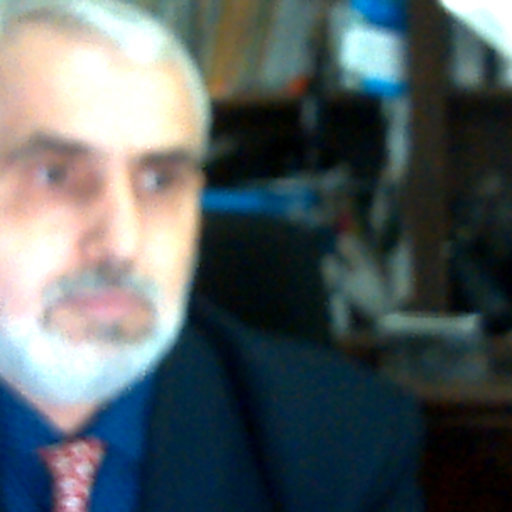
#> input picture An4/Sem1/CAVA/lab/Laborator 4+5/Tema 2/data/dragan.jpeg, 512 x 512 px, found by its file name
$ python run_project.py
#> lines starting #> are read from the running program, lines starting #| are printed output that depends on the picture; long printed decimals are rounded
### An4/Sem1/CAVA/lab/Laborator 2+3/Tema 1/cod/parameters.py
import cv2 as cv


# In aceasta clasa vom stoca detalii legate de algoritm si de imaginea pe care este aplicat.
class Parameters:
    def __init__(self, image_path):
#> called with image_path = './../data/imaginiTest/dragan.jpeg'
        self.image_path = image_path
        self.image = cv.imread(image_path)
#> self.image is the input picture: shape (512, 512, 3); mean B, G, R 98.2, 95.7, 85.9
        if self.image is None:
            print("%s is not valid" % image_path)
            exit(-1)

        self.image_resized = None
        self.small_images_dir = "./../data/colectie/"
        self.image_type = "png"
        self.num_pieces_horizontal = 100
        self.num_pieces_vertical = None
        self.show_small_images = False
        self.layout = "caroiaj"
        self.criterion = "aleator"
        self.hexagon = False
        self.small_images = None

### An4/Sem1/CAVA/lab/Laborator 2+3/Tema 1/cod/build_mosaic.py
import os

import cv2 as cv
import matplotlib.pyplot as plt
import numpy as np
from add_pieces_mosaic import *
from parameters import *


def load_pieces(params: Parameters):
    # citeste toate cele N piese folosite la mozaic din directorul corespunzator
    # toate cele N imagini au aceeasi dimensiune H x W x C, unde:
    # H = inaltime, W = latime, C = nr canale (C=1  gri, C=3 color)
    # functia intoarce pieseMozaic = matrice N x H x W x C in params
    # pieseMoziac[i, :, :, :] reprezinta piesa numarul i

    # citeste imaginile din director
    files = os.listdir(params.small_images_dir)
    images = [
        cv.imread(os.path.join(params.small_images_dir, file))
        for file in files
        if file.endswith(params.image_type)
    ]
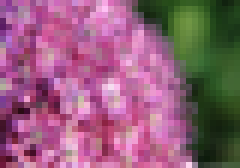
#> input picture An4/Sem1/CAVA/lab/Laborator 2+3/Tema 1/data/colectie/114.png, 40 x 28 px (shown 6 times larger)
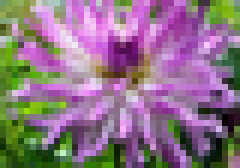
#> input picture An4/Sem1/CAVA/lab/Laborator 2+3/Tema 1/data/colectie/12.png, 40 x 28 px (shown 6 times larger)
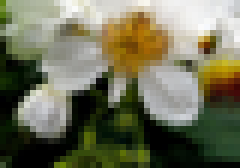
#> input picture An4/Sem1/CAVA/lab/Laborator 2+3/Tema 1/data/colectie/214.png, 40 x 28 px (shown 6 times larger)
    if params.show_small_images:
        for i in range(10):
            for j in range(10):
                plt.subplot(10, 10, i * 10 + j + 1)
                # OpenCV reads images in BGR format, matplotlib reads images in RBG format
                im = images[i * 10 + j].copy()
                # BGR to RGB, swap the channels
                im = im[:, :, [2, 1, 0]]
                plt.imshow(im)
        plt.show()

    params.small_images = np.array(images)


def compute_dimensions(params: Parameters):
    # calculeaza dimensiunile mozaicului
    # obtine si imaginea de referinta redimensionata avand aceleasi dimensiuni
    # ca mozaicul

    # completati codul
    # TODO: sterge
    hs, ws, _ = params.small_images[0].shape
#> hs = 28; ws = 40
    h, w, _ = params.image.shape
#> h = 512; w = 512

    # calculeaza automat numarul de piese pe verticala
    params.num_pieces_vertical = int(
        np.round((h * params.num_pieces_horizontal * ws) / (w * hs))
    )
#> params.num_pieces_vertical = 143
    # redimensioneaza imaginea
    params.image_resized = cv.resize(
        params.image,
        (ws * params.num_pieces_horizontal, hs * params.num_pieces_vertical),
    )

    print(np.shape(params.image_resized))
#| (4004, 4000, 3)
    print(params.num_pieces_vertical)
#| 143


def build_mosaic(params: Parameters):
    # incarcam imaginile din care vom forma mozaicul
    load_pieces(params)
    # calculeaza dimensiunea mozaicului
    compute_dimensions(params)

    img_mosaic = None
    if params.layout == "caroiaj":
        if params.hexagon is True:
            img_mosaic = add_pieces_hexagon(params)
        else:
            img_mosaic = add_pieces_grid(params)
    elif params.layout == "aleator":
        img_mosaic = add_pieces_random(params)
    else:
        print("Wrong option!")
        exit(-1)

    return img_mosaic

### An4/Sem1/CAVA/lab/Laborator 2+3/Tema 1/cod/add_pieces_mosaic.py
import timeit

import numpy as np
from parameters import *


def get_mean_color_small_images(params: Parameters):
    N, H, W, C = params.small_images.shape
#> N = 3; H = 28; W = 40; C = 3
    mean_color_pieces = np.zeros((N, C))
#> mean_color_pieces = [[0, 0, 0], [0, 0, 0], [0, 0, 0]]
    for i in range(N):
        current_image = params.small_images[i].copy()
        for ch in range(C):
            mean_color_pieces[i, ch] = np.float32(current_image[:, :, ch].mean())
#> after the loop, mean_color_pieces = [[121.1, 94.74, 146.6], [133.7, 115.4, 141.7], [87.59, 111.9, 111.6]]
    return mean_color_pieces


def get_sorted_distances(mean_color_patch, mean_color_pieces):
    dist = np.sum((mean_color_patch - mean_color_pieces) ** 2, axis=1)
    return np.argsort(dist)


def add_pieces_grid(params: Parameters):
    start_time = timeit.default_timer()
    img_mosaic = np.zeros(params.image_resized.shape, np.uint8)
    N, H, W, C = params.small_images.shape
    h, w, c = params.image_resized.shape
    num_pieces = params.num_pieces_vertical * params.num_pieces_horizontal

    if params.criterion == "aleator":
        for i in range(params.num_pieces_vertical):
            for j in range(params.num_pieces_horizontal):
                index = np.random.randint(low=0, high=N, size=1)
                img_mosaic[
                    i * H : (i + 1) * H, j * W : (j + 1) * W, :
                ] = params.small_images[index]
        # pass
        # print('Building mosaic %.2f%%' % (100 * (i * params.num_pieces_horizontal + j + 1) / num_pieces))

    elif params.criterion == "distantaCuloareMedie":
        mean_color_pieces = get_mean_color_small_images(params)
        for i in range(params.num_pieces_vertical):
            for j in range(params.num_pieces_horizontal):
                patch = params.image_resized[
                    i * H : (i + 1) * H, j * W : (j + 1) * W, :
                ]
                mean_color_patch = np.mean(patch, axis=(0, 1))
                sorted_indices = get_sorted_distances(
                    mean_color_patch, mean_color_pieces
                )
                index = sorted_indices[0]
                img_mosaic[
                    i * H : (i + 1) * H, j * W : (j + 1) * W, :
                ] = params.small_images[index]
#> this loop made 143 passes
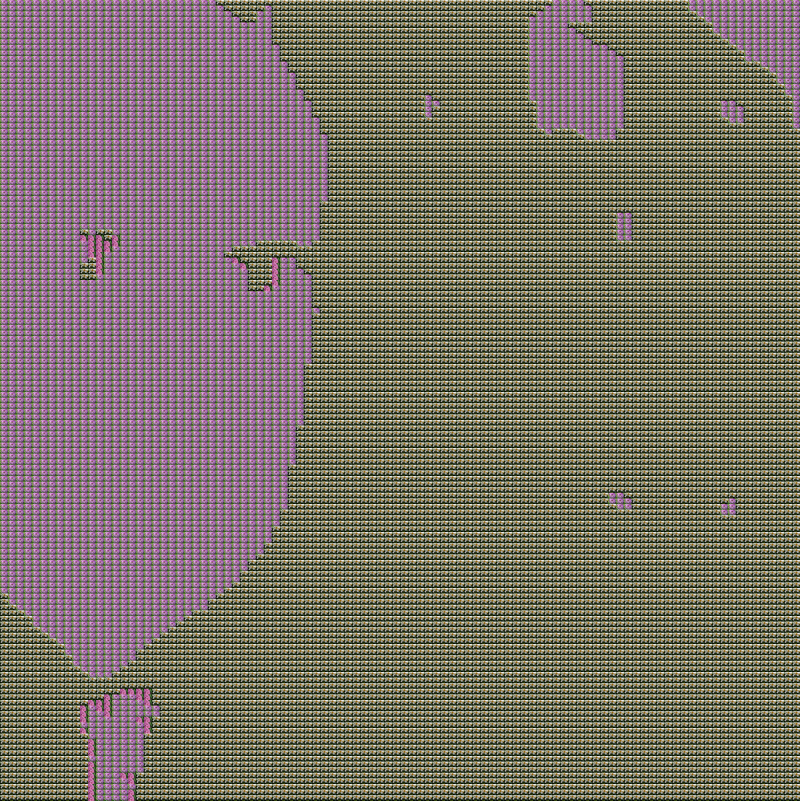
#> img_mosaic: shape (4004, 4000, 3) (shown at 1/5 size); mean B, G, R 102.5, 112.9, 121.4
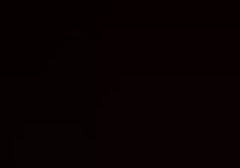
#> patch: shape (28, 40, 3) (shown 6 times larger); mean B, G, R 1.16, 0.695, 8.29

        # pass
        # print('Building mosaic %.2f%%' % (100 * (i * params.num_pieces_horizontal + j) / num_pieces))
    else:
        print("Error! unknown option %s" % params.criterion)
        exit(-1)

    end_time = timeit.default_timer()
    print("Running time: %f s." % (end_time - start_time))
#| Running time: 1.224 s.

    return img_mosaic


# [12 lines left out: functions add_pieces_random, add_pieces_hexagon, not called in this run]

### An4/Sem1/CAVA/lab/Laborator 2+3/Tema 1/cod/run_project.py
"""
    PROIECT MOZAIC
"""

# Parametrii algoritmului sunt definiti in clasa Parameters.
from parameters import Parameters
from build_mosaic import build_mosaic
import cv2 as cv


# numele imaginii care va fi transformata in mozaic
image_path = "./../data/imaginiTest/dragan.jpeg"
params = Parameters(image_path)

# directorul cu imagini folosite pentru realizarea mozaicului
params.small_images_dir = "./../data/colectie/"
# tipul imaginilor din director
params.image_type = "png"
# numarul de piese ale mozaicului pe orizontala
# pe verticala vor fi calcultate dinamic a.i sa se pastreze raportul
params.num_pieces_horizontal = 100
# afiseaza piesele de mozaic dupa citirea lor
params.show_small_images = False
# modul de aranjarea a pieselor mozaicului
# optiuni: 'aleator', 'caroiaj'
params.layout = "caroiaj"
# criteriul dupa care se realizeaza mozaicul
# optiuni: 'aleator', 'distantaCuloareMedie'
# params.criterion = "aleator"
params.criterion = "distantaCuloareMedie"
# daca params.layout == 'caroiaj', sa se foloseasca piese hexagonale
params.hexagon = False
img_mosaic = build_mosaic(params)
img_mosaic = cv.resize(img_mosaic, (1000, 657))
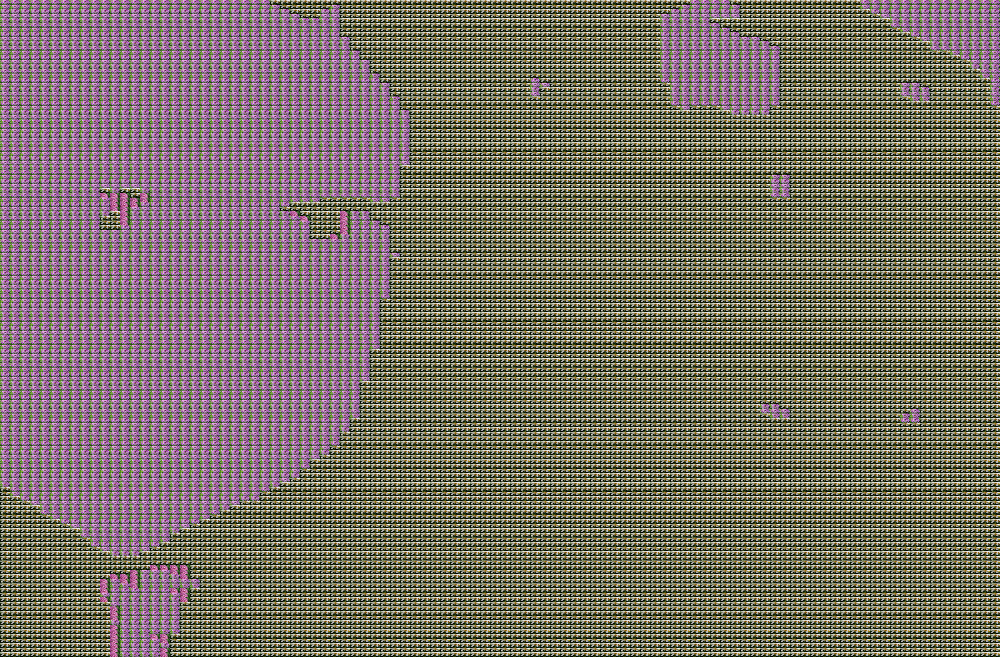
#> img_mosaic: shape (657, 1000, 3); mean B, G, R 101.7, 112.5, 121
cv.imshow("image", img_mosaic)
cv.waitKey(0)
# cv.imwrite('test.png', img_mosaic)
# cv.imwrite('mozaic.png', img_mosaic)
